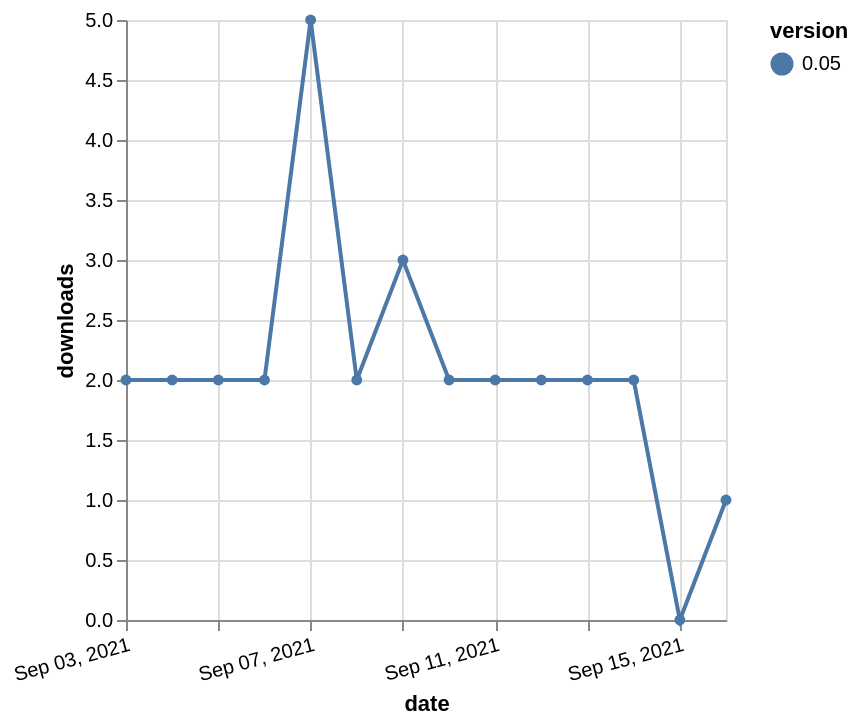

Specify this chart in Vega-Lite:
### Vega-Lite specification from a JSON file in a GitHub repository (floating-point values rounded to 4 significant figures)
{"$schema": "https://vega.github.io/schema/vega-lite/v5.json", "description": "A simple bar chart with embedded data.", "data": {"values": [{"date": "2021-09-03", "total": 2226, "delta": 2, "version": "0.05"}, {"date": "2021-09-04", "total": 2228, "delta": 2, "version": "0.05"}, {"date": "2021-09-05", "total": 2230, "delta": 2, "version": "0.05"}, {"date": "2021-09-06", "total": 2232, "delta": 2, "version": "0.05"}, {"date": "2021-09-07", "total": 2237, "delta": 5, "version": "0.05"}, {"date": "2021-09-08", "total": 2239, "delta": 2, "version": "0.05"}, {"date": "2021-09-09", "total": 2242, "delta": 3, "version": "0.05"}, {"date": "2021-09-10", "total": 2244, "delta": 2, "version": "0.05"}, {"date": "2021-09-11", "total": 2246, "delta": 2, "version": "0.05"}, {"date": "2021-09-12", "total": 2248, "delta": 2, "version": "0.05"}, {"date": "2021-09-13", "total": 2250, "delta": 2, "version": "0.05"}, {"date": "2021-09-14", "total": 2252, "delta": 2, "version": "0.05"}, {"date": "2021-09-15", "total": 2252, "delta": 0, "version": "0.05"}, {"date": "2021-09-16", "total": 2253, "delta": 1, "version": "0.05"}]}, "width": "container", "mark": {"type": "line", "point": {"filled": true}}, "encoding": {"x": {"field": "date", "type": "temporal", "timeUnit": "yearmonthdate", "title": "date", "axis": {"labelAngle": -15}}, "y": {"field": "delta", "type": "quantitative", "title": "downloads"}, "color": {"field": "version", "type": "nominal"}, "tooltip": {"field": "delta"}}}
